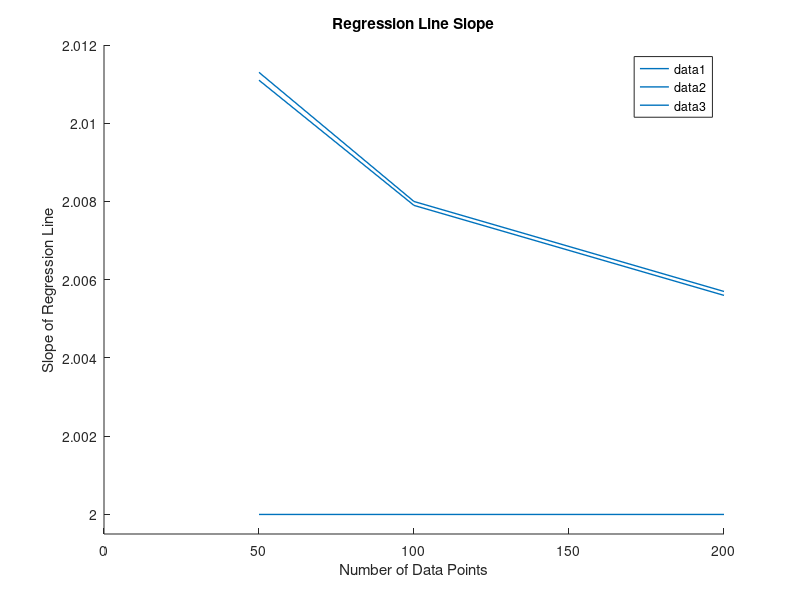
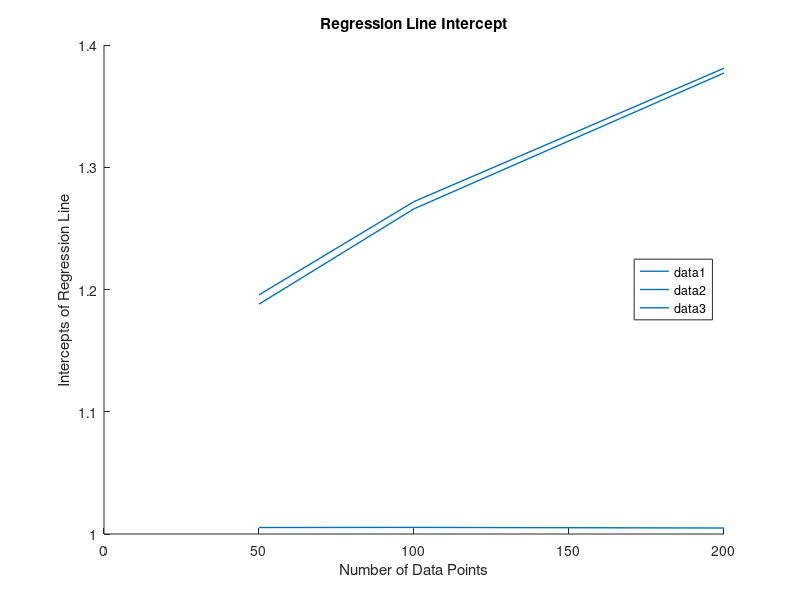

Here is the MATLAB script that generated these plots, in order:
D1 = [50 2.0113 1.1880 ;100 2.0080 1.2660 ;200 2.0057 1.3771];
D2 = [50 2.0111 1.1956 ;100 2.0079 1.2719 ;200 2.0056 1.3810];
D3 = [50 2.0000 1.0053 ;100 2.0000 1.0054 ;200 2.0000 1.0049];

% PLOTTING THE DATA

% Plotting the Regression Line Slops
h1 = figure();
line(D1(:,1),D1(:,2),"linewidth",1);
line(D2(:,1),D2(:,2),"linewidth",1);
line(D3(:,1),D3(:,2),"linewidth",1);
ylim([1.9995 2.012])
xlabel("Number of Data Points")
ylabel("Slope of Regression Line")
title("Regression Line Slope")
legend();
print(h1,"Regression Line Slope Plot.png") %saving the plot

% Plotting the Regression Line Slops
h2 = figure();
line(D1(:,1),D1(:,3),"linewidth",1);
line(D2(:,1),D2(:,3),"linewidth",1);
line(D3(:,1),D3(:,3),"linewidth",1);
xlabel("Number of Data Points")
ylabel("Intercepts of Regression Line")
title("Regression Line Intercept")
legend("location","east");
print(h2,"Regression Line intercept Plot.png") %saving the plot
